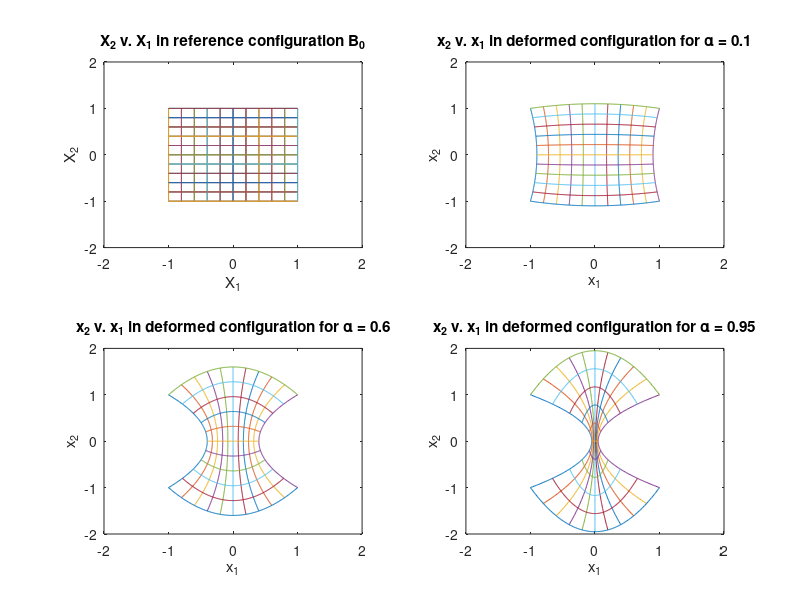

Write MATLAB code to recreate this figure.
% Mechanical Engineering 338A - Continuum Mechanics
% Erik Lamoureux - 006321065
% July 13, 2018
% Homework 1

%% Problem 1: Simple deformation mapping questions (35)

% Initialize alpha
alpha = [0.1 0.6 0.95];

% Iterate through all three alpha values
for h = 1:3
    
    % Iterate through all vertical lines
    for i = 1:11
        
        % Iterate through lines with a resolution of 201 points
        for j = 1:201
            
            % Determine X1 and X2 for the reference configuration
            X1(i,1,j) = -1 + 0.2*(i - 1);
            X1(i,2,j) = 1 - 0.01*(j - 1); 
            
            % Determine x1 and x2 for the deformed configuration
            phi_X(i,1,j) = (X1(i,1,j) + alpha(h).*X1(i,1,j).*(X1(i,2,j) - 1).*(X1(i,2,j) + 1));
            phi_X(i,2,j) = (X1(i,2,j) - alpha(h).*X1(i,2,j).*(X1(i,1,j) - 1).*(X1(i,1,j) + 1));  
            
        end
        
        % Convert multidimensional arrays to matrices to be used in plots
        X_1(i,:) = X1(i,1,:);
        X_2(i,:) = X1(i,2,:);
        phi_X1(i,:) = phi_X(i,1,:);
        phi_X2(i,:) = phi_X(i,2,:);
        
        % Plot reference configuration
        subplot(2,2,1)
        plot(X_1(i,:),X_2(i,:))
        xlim([-2 2])
        ylim([-2 2])
        hold on
        
        % Plot deformed configuration
        subplot(2,2,h+1)
        plot(phi_X1(i,:),phi_X2(i,:))
        xlim([-2 2])
        ylim([-2 2])
        hold on
        
    end
    
    % Iterate through all horizontal lines
    for i = 1:11
                
        % Iterate through lines with a resolution of 201 points
        for j = 1:201
            
            % Determine X1 and X2 for the reference configuration
            X1(i,1,j) = -1 + 0.01*(j - 1);
            X1(i,2,j) = 1 - 0.2*(i - 1);

            % Determine x1 and x2 for the deformed configuration
            phi_X(i,1,j) = (X1(i,1,j) + alpha(h).*X1(i,1,j).*(X1(i,2,j) - 1).*(X1(i,2,j) + 1));
            phi_X(i,2,j) = (X1(i,2,j) - alpha(h).*X1(i,2,j).*(X1(i,1,j) - 1).*(X1(i,1,j) + 1));
            
        end
        
        % Convert multidimensional arrays to matrices to be used in plots
        X_1(i,:) = X1(i,1,:);
        X_2(i,:) = X1(i,2,:);
        phi_X1(i,:) = phi_X(i,1,:);
        phi_X2(i,:) = phi_X(i,2,:);
        
        % Plot reference configuration
        subplot(2,2,1)
        plot(X_1(i,:),X_2(i,:))
        xlim([-2 2])
        ylim([-2 2])
        xlabel('X_1')
        ylabel('X_2')
        title('X_2 v. X_1 in reference configuration B_0')
        hold on
        
        % Plot deformed configuration
        subplot(2,2,h+1)
        plot(phi_X1(i,:),phi_X2(i,:))
        xlim([-2 2])
        ylim([-2 2])
        xlabel('x_1')
        ylabel('x_2')
        title(['x_2 v. x_1 in deformed configuration for {\alpha} = ',num2str(alpha(h)) ])
        hold on
        
    end
    
end